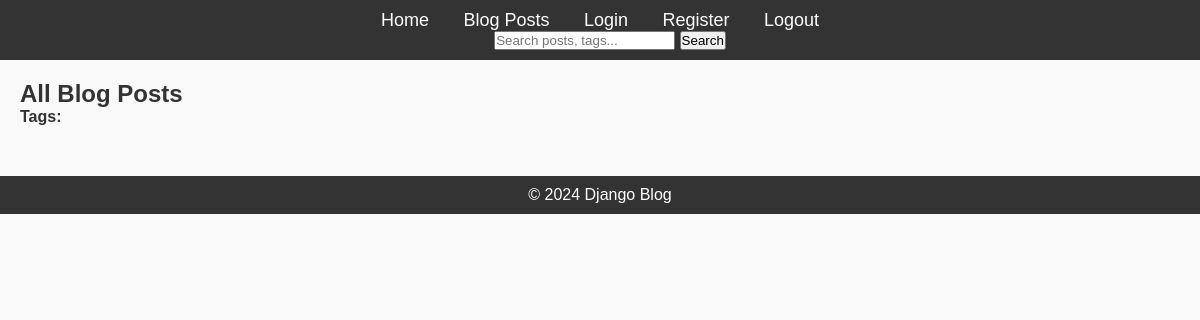
/, run on an earlier commit of the app's database.
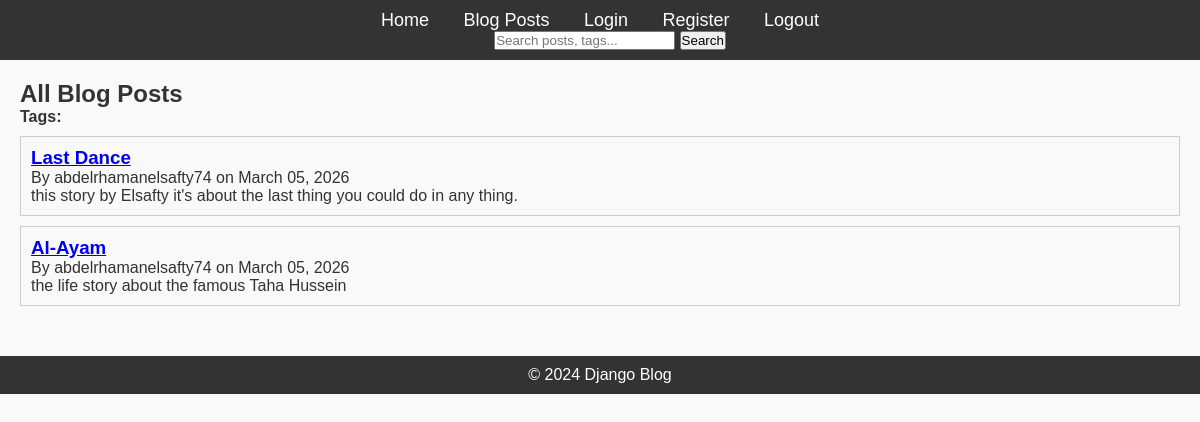
And on a later commit of the database.
### blog/models.py (models this page shows, shortened)
class Post(models.Model):
    title = models.CharField(max_length=200)
    content = models.TextField()
    published_date = models.DateTimeField(auto_now_add=True)
    author = models.ForeignKey(User, on_delete=models.CASCADE, related_name='posts')
    tags = TaggableManager()

### blog/views.py (the view)
# urls.py: path('', PostListView.as_view(), name='home'),
class PostListView(ListView):
    model = Post
    template_name = 'blog/post_list.html'
    context_object_name = 'posts'
    ordering = ['-published_date']

### blog/templates/blog/post_list.html (shortened to what this page needs)
{% extends "blog/base.html" %}
{% block content %}
    <h2>All Blog Posts</h2>
    <div style="margin-bottom: 10px;">
        <strong>Tags:</strong>
    </div>
    {% for post in posts %}
        <div style="border: 1px solid #ccc; padding: 10px; margin-bottom: 10px;">
            <h3><a href="{% url 'post-detail' post.id %}">{{ post.title }}</a></h3>
            <p>By {{ post.author }} on {{ post.published_date|date:"F d, Y" }}</p>
            <p>{{ post.content|truncatewords:20 }}</p> </div>
    {% endfor %}
{% endblock content %}

### blog/templates/blog/base.html (shortened to what this page needs)
{% load static %}
<!DOCTYPE html>
<html lang="en">
<head>
    <link rel="stylesheet" href="{% static 'css/styles.css' %}">
</head>
<body>
    <header>
        <nav>
            <ul>
                <li><a href="{% url 'home' %}">Home</a></li>
                <li><a href="{% url 'posts' %}">Blog Posts</a></li>
                <li><a href="{% url 'login' %}">Login</a></li>
                <li><a href="{% url 'register' %}">Register</a></li>
                <li>
                    <form action="{% url 'logout' %}" method="post" style="display: inline;">
                         <button type="submit" style="background: none; border: none; color: white; cursor: pointer; font-size: 18px; font-family: inherit;">Logout</button>
                    </form>
                </li>
            </ul>
            <form action="{% url 'search' %}" method="GET" style="display: inline; margin-left: 20px;">
                <input type="text" name="q" placeholder="Search posts, tags..." required>
                <button type="submit">Search</button>
             </form>
        </nav>
    </header>
    <div class="content">
        {% block content %}{% endblock %}
    </div>
    <footer>
        <p>&copy; 2024 Django Blog</p>
    </footer>
</body>
</html>

### blog/static/css/styles.css (style rules this page uses)
* { margin: 0; padding: 0; box-sizing: border-box; }
body { font-family: Arial, sans-serif; background-color: #f9f9f9; color: #333; }
header { background-color: #333; padding: 10px; text-align: center; }
header nav ul { list-style-type: none; }
header nav ul li { display: inline; margin: 0 15px; }
header nav ul li a { color: white; text-decoration: none; font-size: 18px; }
.content { margin: 20px; }
footer { text-align: center; margin-top: 50px; padding: 10px; background-color: #333; color: white; }

What changed in the data, as far as the page shows it:
added Post: title "Last Dance", author "abdelrhamanelsafty74", published_date "March 05, 2026", content "this story by Elsafty it's about the last thing you could do in any thing."
added Post: title "Al-Ayam", author "abdelrhamanelsafty74", published_date "March 05, 2026", content "the life story about the famous Taha Hussein"
